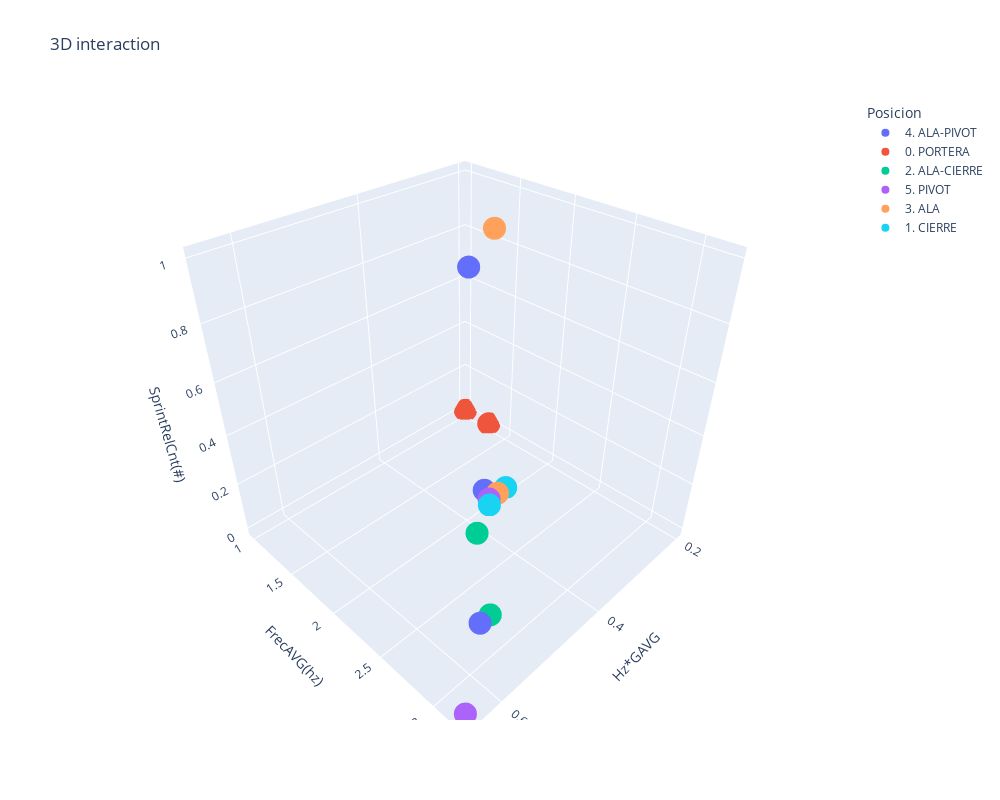

Here is the notebook cell this chart was saved with:
### Code cell
# fig = plt.figure(figsize=(10,8))

# ax = plt.axes(projection='3d')

# ax.set_xlabel('Hz*GAVG',fontsize=10)
# ax.set_ylabel('FrecAVG(hz)',fontsize=10)
# ax.set_zlabel(new,fontsize=10)

targets = list(res['Posicion'].unique())
targets.sort()

# for target in targets:
#     indicesToKeep = res['Posicion'] == target
#     ax.scatter3D(res.loc[indicesToKeep, 'Hz*GAVG'],
#                  res.loc[indicesToKeep, 'FrecAVG(hz)'],
#                  res.loc[indicesToKeep, new], s = 50)

# plt.legend(targets,prop={'size': 10})

# plt.show()

plt.figure()
plt.figure(figsize=(10,8))
plt.xticks(fontsize=12)
plt.yticks(fontsize=14)
plt.xlabel('Hz*GAVG',fontsize=10)
plt.ylabel('FrecAVG(hz)',fontsize=10)
plt.title("2D interaction",fontsize=20)

for target in targets:
    indicesToKeep = res['Posicion'] == target
    plt.scatter(res.loc[indicesToKeep, 'Hz*GAVG'],
               res.loc[indicesToKeep, 'FrecAVG(hz)'], s = 50)

plt.legend(targets,prop={'size': 10})
plt.show()


import plotly.express as px
fig = px.scatter_3d(res, x='Hz*GAVG', y='FrecAVG(hz)', z=new,
              color='Posicion', width=1000, height=800, title='3D interaction')
fig.show()

### Figure 1 — Plotly figure (JSON) as saved in the notebook; plotly's stock layout.template omitted (floating-point values rounded to 4 significant figures)
{"data": [{"hovertemplate": "Posicion=4. ALA-PIVOT<br>Hz*GAVG=%{x}<br>FrecAVG(hz)=%{y}<br>SprintRelCnt(#)=%{z}<extra></extra>", "legendgroup": "4. ALA-PIVOT", "marker": {"color": "#636efa", "symbol": "circle"}, "mode": "markers", "name": "4. ALA-PIVOT", "scene": "scene", "showlegend": true, "type": "scatter3d", "x": [0.44, 0.54, 0.34], "y": [2.2, 2.8, 1.9], "z": [1, 0, 0]}, {"hovertemplate": "Posicion=0. PORTERA<br>Hz*GAVG=%{x}<br>FrecAVG(hz)=%{y}<br>SprintRelCnt(#)=%{z}<extra></extra>", "legendgroup": "0. PORTERA", "marker": {"color": "#EF553B", "symbol": "circle"}, "mode": "markers", "name": "0. PORTERA", "scene": "scene", "showlegend": true, "type": "scatter3d", "x": [0.2, 0.2], "y": [1.3, 1], "z": [0, 0]}, {"hovertemplate": "Posicion=2. ALA-CIERRE<br>Hz*GAVG=%{x}<br>FrecAVG(hz)=%{y}<br>SprintRelCnt(#)=%{z}<extra></extra>", "legendgroup": "2. ALA-CIERRE", "marker": {"color": "#00cc96", "symbol": "circle"}, "mode": "markers", "name": "2. ALA-CIERRE", "scene": "scene", "showlegend": true, "type": "scatter3d", "x": [0.42, 0.52], "y": [2.2, 2.8], "z": [0, 0]}, {"hovertemplate": "Posicion=5. PIVOT<br>Hz*GAVG=%{x}<br>FrecAVG(hz)=%{y}<br>SprintRelCnt(#)=%{z}<extra></extra>", "legendgroup": "5. PIVOT", "marker": {"color": "#ab63fa", "symbol": "circle"}, "mode": "markers", "name": "5. PIVOT", "scene": "scene", "showlegend": true, "type": "scatter3d", "x": [0.35, 0.65], "y": [2, 3.2], "z": [0, 0]}, {"hovertemplate": "Posicion=3. ALA<br>Hz*GAVG=%{x}<br>FrecAVG(hz)=%{y}<br>SprintRelCnt(#)=%{z}<extra></extra>", "legendgroup": "3. ALA", "marker": {"color": "#FFA15A", "symbol": "circle"}, "mode": "markers", "name": "3. ALA", "scene": "scene", "showlegend": true, "type": "scatter3d", "x": [0.33, 0.33], "y": [1.9, 2], "z": [1, 0]}, {"hovertemplate": "Posicion=1. CIERRE<br>Hz*GAVG=%{x}<br>FrecAVG(hz)=%{y}<br>SprintRelCnt(#)=%{z}<extra></extra>", "legendgroup": "1. CIERRE", "marker": {"color": "#19d3f3", "symbol": "circle"}, "mode": "markers", "name": "1. CIERRE", "scene": "scene", "showlegend": true, "type": "scatter3d", "x": [0.36, 0.31], "y": [2.05, 2], "z": [0, 0]}], "layout": {"height": 800, "legend": {"title": {"text": "Posicion"}, "tracegroupgap": 0}, "scene": {"domain": {"x": [0, 1], "y": [0, 1]}, "xaxis": {"title": {"text": "Hz*GAVG"}}, "yaxis": {"title": {"text": "FrecAVG(hz)"}}, "zaxis": {"title": {"text": "SprintRelCnt(#)"}}}, "title": {"text": "3D interaction"}, "width": 1000}}
